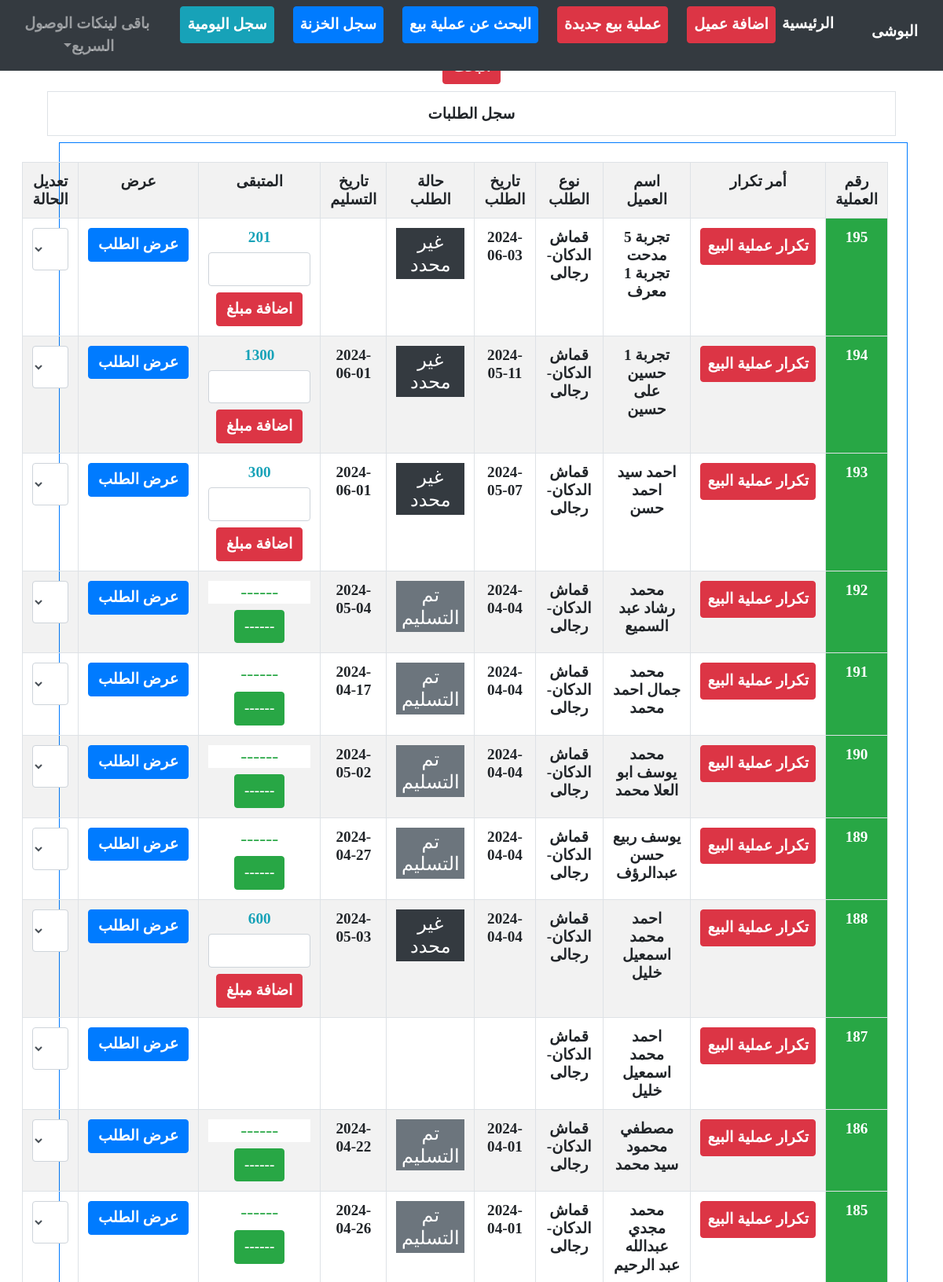
The app's page /order/list (upper part) with its own data.
### order/models.py (models this page shows, shortened)
class MasterInvoice( TimeStampMixin,models.Model):
    old_counter = models.PositiveIntegerField(default=1, editable=False)
    counter     = models.PositiveIntegerField(default=1, editable=False)
    invoiceType = [
        ('قماش الدكان-رجالى', 'قماش الدكان-رجالى'),
        ('قماش الدكان-حريمى', 'قماش الدكان-حريمى'),
        ('قماش خارجى-رجالى', 'قماش خارجى-رجالى'),
        ('قماش خارجى-حريمى', 'قماش خارجى-حريمى'),
        ('بيع قماش', 'بيع قماش'),
    ]
    clientMI    = models.ForeignKey(Client, related_name='master_invoices', on_delete=models.CASCADE, verbose_name="العميل")
    invoiceType = models.CharField(max_length=35, choices=invoiceType, null=True, blank=True, verbose_name="نوع الطلب", default="قماش الدكان-رجالى")
    confirmed   = models.BooleanField(default=False)

class basicInvoiceInfo(TimeStampMixin,models.Model):
    orderStatue = [
        ('unknwon','غير محدد'),
        ('sent','تم ارسالها الى المشغل'),
        ('done','جاهز للتسليم'),
        ('delivered','تم التسليم'),
        ('returned','مرتجع'),
        ('doneAgain','تسليم بعد المرتجع')
    ]
    masterInvoice   = models.ForeignKey(MasterInvoice, on_delete=models.CASCADE, verbose_name="الفاتورة")
    total           = models.IntegerField(null=True, blank=True, verbose_name="المبلغ الإجمالى")
    paid            = models.IntegerField(null=True, blank=True, verbose_name="المبلغ المدفوع")
    remain          = models.IntegerField(null=True, blank=True, verbose_name="المبلغ المتبقى")
    receve_date     = models.DateField(blank=True, null=True)
    statue          = models.CharField(max_length=35, choices=orderStatue, null=True, blank=True, verbose_name="حالة الطلب", default="unknwon")

### client/models.py (models this page shows, shortened)
class TimeStampMixin(models.Model):
    created_at      = models.DateTimeField(auto_now_add=True,null=True)
    updated_at      = models.DateTimeField(auto_now=True,null=True)
    is_deleted      = models.BooleanField(default=False)

class Client(TimeStampMixin, models.Model):
    GENDER_CHOICES = [
        ('male', 'رجالى'),
        ('female', 'حريمى'),
    ]
    counter     = models.PositiveIntegerField(default=0, verbose_name="رقم العميل")
    FName       = models.CharField(max_length=15, null=True, blank=True, verbose_name="الاسم الاول") # الاسم الاول
    SName       = models.CharField(max_length=15, null=True, blank=True, verbose_name="الاسم الثانى") # الاسم الثانى
    TName       = models.CharField(max_length=15, null=True, blank=True, verbose_name="الاسم الثالث") # الاسم الثالث
    LName       = models.CharField(max_length=15, null=True, blank=True, verbose_name="الاسم الرابع") # الاسم الرابع
    name        = models.CharField(max_length=60, null=True, blank=True, db_index=True,verbose_name="الاسم بالكامل") # الاسم بالكامل
    kindMale    = models.CharField(max_length=10, choices=GENDER_CHOICES, null=True, blank=True, verbose_name="نوع العميل", default="male" )
    book        = models.CharField(max_length=50, null=True, blank=True, verbose_name="اسم الدفتر")
    page        = models.IntegerField(null=True, blank=True, verbose_name="صفحة رقم")
    phone       = models.CharField(max_length=50, null=True, blank=True, db_index=True, verbose_name="رقم التليفون")
    address     = models.CharField(max_length=50, null=True, blank=True, verbose_name="العنوان")

class TimeStampMixin(models.Model):
    created_at      = models.DateTimeField(auto_now_add=True,null=True)
    updated_at      = models.DateTimeField(auto_now=True,null=True)
    is_deleted      = models.BooleanField(default=False)

### order/views.py (the view, shortened to what this page needs)
# urls.py: path('list', ordersListView.as_view(), name="list"),
class ordersListView(ListView):
    model = MasterInvoice
    template_name = 'order/ordersList.html'
    context_object_name = 'masterInvoices'
    ordering = '-created_at'
    def get_queryset(self):
        not_confirmed_orders = MasterInvoice.objects.filter(confirmed=False).delete()
        queryset = super().get_queryset()
        order_counter = len(queryset.all()) + 1
        search_query = self.request.GET.get('q')
        search_by = self.request.GET.get('search_by')
        if search_query:
            q_object = Q(clientMI__name__icontains=search_query)
            q_object |= Q(invoiceType__icontains=search_query)
            if search_query.isdigit():
                q_object |= Q(counter=int(search_query))
            queryset = queryset.filter(q_object)
        return queryset.order_by('-created_at')

### order/templates/order/ordersList.html (shortened to what this page needs)
{% extends "homee/index.html" %}
{% load crispy_forms_tags %}
{% block content %}
<div class="container-fluid text-center m-auto">
    <button class="h4 btn btn-danger" type="button" data-toggle="collapse" data-target="#search_collapse" aria-expanded="false" aria-controls="search_collapse">البحث</button>
    <div class="row">
        <div class="col-12">
        </div>
    </div>
    <h1 class="h3 border p-3">سجل الطلبات</h1>
    <div class="row mb-3 bg-white w-100" style="">
        <div class="col-12 border border-primary p-4">
            <table class="table text-center table-striped table-hover table-bordered w-100 h3" id="" style="">
                <tr>
                    <th>رقم العملية</th>
                    <th>أمر تكرار</th>
                    <th>اسم العميل</th>
                    <th>نوع الطلب</th>
                    <th>تاريخ الطلب</th>
                    <th>حالة الطلب</th>
                    <th>تاريخ التسليم</th>
                    <th>المتبقى</th>
                    <th>عرض</th>
                    <th>تعديل الحالة</th>
                </tr>
                {% for masterInvoice in  masterInvoices%}
                <tr>
                    <td class="bg-success text-white">{{masterInvoice.counter}}</td>
                    <td><a class="btn btn-danger p-2" id="dublicate" href="/order/dublicate/{{masterInvoice.id}}">تكرار عملية البيع</a></td>
                    <td>{{masterInvoice.clientMI.name}}</td>
                    <td>{{masterInvoice.invoiceType}}</td>
                    <td>
                        {% for basicInvoiceInfo in masterInvoice.basicinvoiceinfo_set.all %}
                          {{ basicInvoiceInfo.created_at|date:'Y-m-d'}}</span>
                        {% endfor %}
                    </td>
                    <td id="reload-container">
                        {% for basicInvoiceInfo in masterInvoice.basicinvoiceinfo_set.all %}
                            {% if basicInvoiceInfo.get_statue_display == "غير محدد" %}
                                <p class="bg-dark text-white p-1 h4 w-100">غير محدد</p>
                            {% elif basicInvoiceInfo.get_statue_display == "تم ارسالها الى المشغل" %}
                                <p class="bg-info text-white p-1 h4 w-100">تم ارسالها الى المشغل</p>
                            {% elif basicInvoiceInfo.get_statue_display == "جاهز للتسليم" %}
                                <p class="bg-success text-white p-1 h4 w-100">جاهز للتسليم</p>
                            {% elif basicInvoiceInfo.get_statue_display == "تم التسليم" %}
                                <p class="bg-secondary text-white p-1 h4 w-100 done_pay_statue">تم التسليم</p>
                            {% elif basicInvoiceInfo.get_statue_display == "تسليم بعد المرتجع" %}
                            <p class="bg-warning text-white p-1 h4 w-100 done_pay_statue">تسليم بعد المرتجع</p>
                                {% elif basicInvoiceInfo.get_statue_display == "مرتجع" %}
                            <p class="bg-danger text-white p-2 h4 w-100" style="font-size: 2rem; font-weight: 900;">مرتجع</p>
                            {% endif %}
                        {% endfor %}
                    </td>
                    <td>
                        {% for basicInvoiceInfo in masterInvoice.basicinvoiceinfo_set.all %}
                            {{ basicInvoiceInfo.receve_date|date:'Y-m-d'}}</span>
                        {% endfor %}
                    </td>
                    <td>
                        {% for basicInvoiceInfo in masterInvoice.basicinvoiceinfo_set.all %}
                            {% if basicInvoiceInfo.remain > 0 %}
                                <p class="h3 text-info">
                                    {{ basicInvoiceInfo.remain }}
                                </p>
                                <input class="form-control add_pay_input">
                                <a href="#" class="btn btn-danger mt-2 pay_btn" >اضافة مبلغ</a>
                            {% else %}
                                <p class="bg-white h4 text-success done_pay">تم السداد بالكامل</p>
                                <a href="{% url 'order:createDeliverd' masterInvoice.id%}" class="btn btn-success done_pay done_pay_btn">تسليم الطلب</a>
                            {% endif %}
                        {% endfor %}
                    </td>
                    <td>
                        <a class="btn btn-primary text-white" href="{% url 'order:listOrderDetails'  masterInvoice.id%}">عرض الطلب</a>
                    </td>
                    <td>
                        <select class="form-control h5 change_order_statue" id="change_order_statue{{masterInvoice.id}}" name="change_order_statue"  hx-post="/order/changeOrderStatue/{{masterInvoice.id}}">
                            <option>اختر لتغيير الحالة</option>
                        </select>
                    </td>
                </tr>
                {% endfor %}
            </table>
        </div>
    </div>
</div>
{% endblock %}

### home/static/homee/css/style.css (style rules this page uses)
body, .h3, h1.h1, .btn:not(:disabled):not(.disabled), label, select, input { text-align: center!important; font-size: 1.2rem!important; font-weight: 900!important; font-family: none!important; }
select.form-control:not([size]):not([multiple]) { height:calc(3.25rem + 2px) }

### records on screen
MasterInvoice: counter "195", clientMI.name "تجربة 5 مدحت تجربة 1 معرف", invoiceType "قماش الدكان-رجالى", change_order_statue "اختر لتغيير الحالة"
basicInvoiceInfo: created_at "2024-06-03", statue "غير محدد", remain "201"
MasterInvoice: counter "194", clientMI.name "تجربة 1 حسين على حسين", invoiceType "قماش الدكان-رجالى", change_order_statue "اختر لتغيير الحالة"
basicInvoiceInfo: created_at "2024-05-11", statue "غير محدد", receve_date "2024-06-01", remain "1300"
MasterInvoice: counter "193", clientMI.name "احمد سيد احمد حسن", invoiceType "قماش الدكان-رجالى", change_order_statue "اختر لتغيير الحالة"
basicInvoiceInfo: created_at "2024-05-07", statue "غير محدد", receve_date "2024-06-01", remain "300"
MasterInvoice: counter "192", clientMI.name "محمد رشاد عبد السميع", invoiceType "قماش الدكان-رجالى", change_order_statue "اختر لتغيير الحالة"
basicInvoiceInfo: created_at "2024-04-04", statue "تم التسليم", receve_date "2024-05-04"
MasterInvoice: counter "191", clientMI.name "محمد جمال احمد محمد", invoiceType "قماش الدكان-رجالى", change_order_statue "اختر لتغيير الحالة"
basicInvoiceInfo: created_at "2024-04-04", statue "تم التسليم", receve_date "2024-04-17"
MasterInvoice: counter "190", clientMI.name "محمد يوسف ابو العلا محمد", invoiceType "قماش الدكان-رجالى", change_order_statue "اختر لتغيير الحالة"
basicInvoiceInfo: created_at "2024-04-04", statue "تم التسليم", receve_date "2024-05-02"
MasterInvoice: counter "189", clientMI.name "يوسف ربيع حسن عبدالرؤف", invoiceType "قماش الدكان-رجالى", change_order_statue "اختر لتغيير الحالة"
basicInvoiceInfo: created_at "2024-04-04", statue "تم التسليم", receve_date "2024-04-27"
MasterInvoice: counter "188", clientMI.name "احمد محمد اسمعيل خليل", invoiceType "قماش الدكان-رجالى", change_order_statue "اختر لتغيير الحالة"
basicInvoiceInfo: created_at "2024-04-04", statue "غير محدد", receve_date "2024-05-03", remain "600"
MasterInvoice: counter "187", clientMI.name "احمد محمد اسمعيل خليل", invoiceType "قماش الدكان-رجالى", change_order_statue "اختر لتغيير الحالة"
MasterInvoice: counter "186", clientMI.name "مصطفي محمود سيد محمد", invoiceType "قماش الدكان-رجالى", change_order_statue "اختر لتغيير الحالة"
basicInvoiceInfo: created_at "2024-04-01", statue "تم التسليم", receve_date "2024-04-22"
MasterInvoice: counter "185", clientMI.name "محمد مجدي عبدالله عبد الرحيم", invoiceType "قماش الدكان-رجالى", change_order_statue "اختر لتغيير الحالة"
basicInvoiceInfo: created_at "2024-04-01", statue "تم التسليم", receve_date "2024-04-26"
